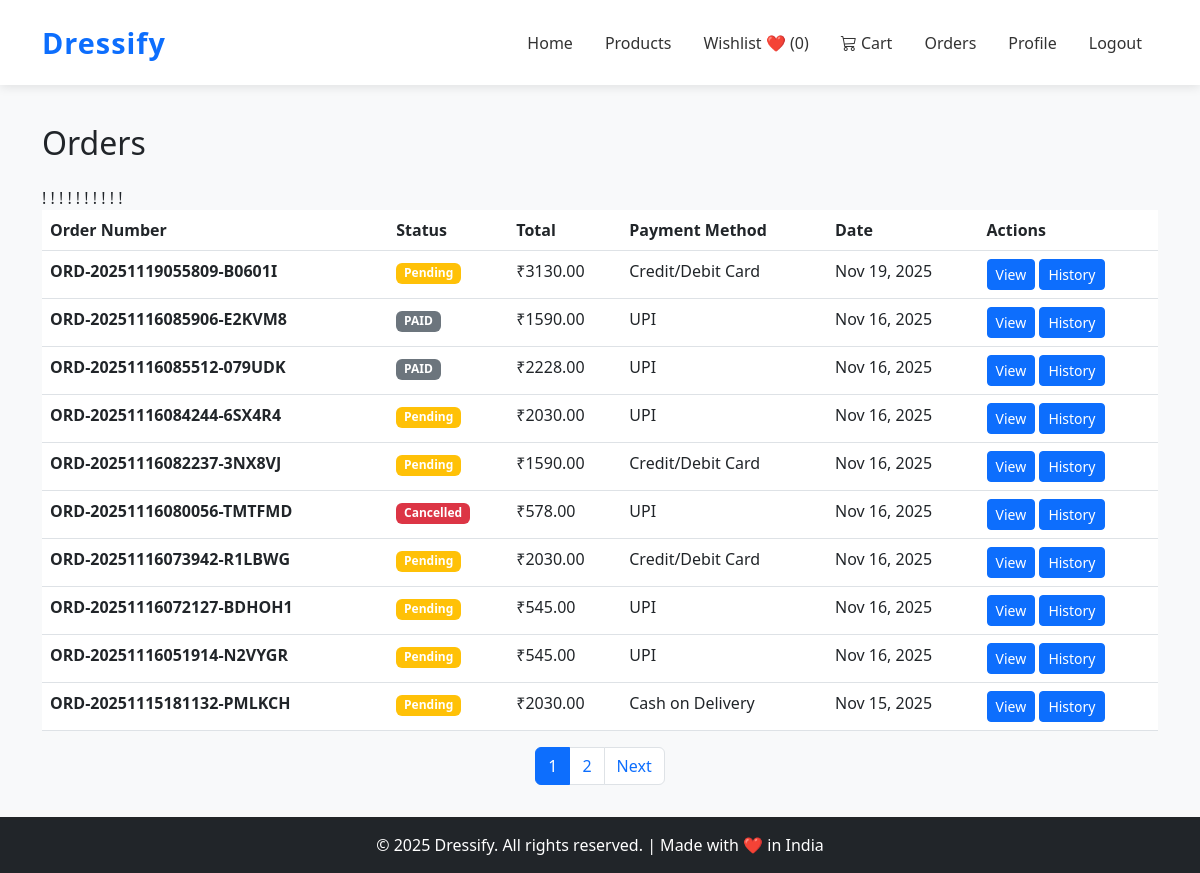
Screenshot of /orders/ (signed in) with the database file from the repository.
### orders/models.py (models this page shows, shortened)
class Order(models.Model):
    STATUS_CHOICES = [
        ('pending', 'Pending'),
        ('processing', 'Processing'),
        ('shipped', 'Shipped'),
        ('delivered', 'Delivered'),
        ('cancelled', 'Cancelled'),
        ('refunded', 'Refunded'),
    ]
    PAYMENT_METHOD_CHOICES = [
        ('cod', 'Cash on Delivery'),
        ('card', 'Credit/Debit Card'),
        ('upi', 'UPI'),
        ('netbanking', 'Net Banking'),
        ('wallet', 'Wallet'),
    ]
    user = models.ForeignKey(User, on_delete=models.CASCADE, related_name='orders')
    order_number = models.CharField(max_length=50, unique=True, editable=False)
    status = models.CharField(max_length=20, choices=STATUS_CHOICES, default='pending')
    subtotal = models.DecimalField(max_digits=10, decimal_places=2, validators=[MinValueValidator(Decimal('0.00'))])
    tax = models.DecimalField(max_digits=10, decimal_places=2, default=Decimal('0.00'), validators=[MinValueValidator(Decimal('0.00'))])
    shipping_cost = models.DecimalField(max_digits=10, decimal_places=2, default=Decimal('0.00'), validators=[MinValueValidator(Decimal('0.00'))])
    total = models.DecimalField(max_digits=10, decimal_places=2, validators=[MinValueValidator(Decimal('0.00'))])
    shipping_address = models.TextField()
    shipping_city = models.CharField(max_length=100)
    shipping_state = models.CharField(max_length=100)
    shipping_zip_code = models.CharField(max_length=20)
    shipping_country = models.CharField(max_length=100, default='India')
    shipping_phone = models.CharField(max_length=15)
    payment_method = models.CharField(max_length=20, choices=PAYMENT_METHOD_CHOICES, default='cod')
    payment_status = models.BooleanField(default=False)
    created_at = models.DateTimeField(auto_now_add=True)
    updated_at = models.DateTimeField(auto_now=True)
    class Meta:
        ordering = ['-created_at']
        indexes = [
            models.Index(fields=['order_number']),
            models.Index(fields=['user', '-created_at']),
            models.Index(fields=['status']),
        ]
    def get_status_badge_class(self):
        status_classes = {
            'pending': 'warning',
            'processing': 'info',
            'shipped': 'primary',
            'delivered': 'success',
            'cancelled': 'danger',
            'refunded': 'secondary',
        }
        return status_classes.get(self.status, 'secondary')
    def get_status_display_class(self):
        return self.get_status_badge_class()

### orders/views.py (the view)
# urls.py: path('', views.OrderListView.as_view(), name='list'),
class OrderListView(LoginRequiredMixin, View):
    template_name = 'orders/order_list.html'
    def get(self, request):
        if request.user.is_staff:
            orders = Order.objects.all().order_by('-created_at')
        else:
            orders = Order.objects.filter(user=request.user).order_by('-created_at')
        paginator = Paginator(orders, 10)
        page_obj = paginator.get_page(request.GET.get('page'))
        return render(request, self.template_name, {'orders': page_obj, 'page_title': 'Orders'})

### orders/templates/orders/Order_list.html (shortened to what this page needs)
{% extends 'base.html' %}
{% load static %}
{% block content %}
<div class="container my-5">
    <h2 class="mb-4">Orders</h2>
    {% if orders %}
    <div class="table-responsive">
        <table class="table table-hover">
            <thead>
                <tr>
                    <th>Order Number</th>
                    <th>Status</th>
                    <th>Total</th>
                    <th>Payment Method</th>
                    <th>Date</th>
                    <th>Actions</th>
                </tr>
            </thead>
            <tbody>
                {% for order in orders %}
                <tr>
                    <td><strong>{{ order.order_number }}</strong></td>
                    <td>
                        <span class="badge bg-{{ order.get_status_display_class }}">
                            {{ order.get_status_display }}
                        </span>
                    </td>
                    <td>₹{{ order.total }}</td>
                    <td>{{ order.get_payment_method_display }}</td>
                    <td>{{ order.created_at|date:"M d, Y" }}</td>
                !    <td>
                        <a href="{% url 'orders:detail' order.id %}" class="btn btn-sm btn-primary">View</a>
                        <a href="{% url 'orders:payment_history' %}" class="btn btn-sm btn-primary">History</a>
                    </td>
                </tr>
                {% endfor %}
            </tbody>
        </table>
    </div>
    {% if orders.has_other_pages %}
    <nav aria-label="Page navigation">
        <ul class="pagination justify-content-center">
            {% for num in orders.paginator.page_range %}
            {% if orders.number == num %}
            <li class="page-item active">
                <span class="page-link">{{ num }}</span>
            </li>
            {% else %}
            <li class="page-item">
                <a class="page-link" href="?page={{ num }}">{{ num }}</a>
            </li>
            {% endif %}
            {% endfor %}
            {% if orders.has_next %}
            <li class="page-item">
                <a class="page-link" href="?page={{ orders.next_page_number }}">Next</a>
            </li>
            {% endif %}
        </ul>
    </nav>
    {% endif %}
    {% else %}
    <div class="alert alert-info">
        <p class="mb-0">No orders found.</p>
    </div>
    {% endif %}
</div>
{% endblock %}

### Accounts/templates/base.html (shortened to what this page needs)
{% load static %}
<!DOCTYPE html>
<html lang="en">
<head>
    <link href="https://cdn.jsdelivr.net/npm/bootstrap@5.3.0/dist/css/bootstrap.min.css" rel="stylesheet">
    <link rel="stylesheet" href="https://cdn.jsdelivr.net/npm/bootstrap-icons@1.11.1/font/bootstrap-icons.css">
</head>
<body>
    <nav class="navbar navbar-expand-lg navbar-light">
        <div class="container">
            <a class="navbar-brand" href="{% url 'home' %}">Dressify</a>
            <div class="collapse navbar-collapse" id="navbarNav">
                <ul class="navbar-nav ms-auto align-items-center">
                    <li class="nav-item"><a class="nav-link" href="{% url 'home' %}">Home</a></li>
                    <li class="nav-item"><a class="nav-link" href="{% url 'products:product_list' %}">Products</a></li>
                    <li class="nav-item">
                        <a href="{% url 'wishlist:wishlist' %}" class="nav-link">
                            Wishlist ❤️ ({{ request.user.wishlist_items.count }})
                        </a>
                    </li>
                    <li class="nav-item position-relative">
                        <a class="nav-link" href="{% url 'cart:cart_view' %}">
                            <i class="bi bi-cart3"></i>
                            Cart
                        </a>
                    </li>
                    {% if user.is_authenticated %}
                    <li class="nav-item"><a class="nav-link" href="{% url 'orders:list' %}">Orders</a></li>
                    <li class="nav-item"><a class="nav-link" href="{% url 'profile' %}">Profile</a></li>
                    <li class="nav-item"><a class="nav-link" href="{% url 'logout' %}">Logout</a></li>
                    {% else %}
                    <li class="nav-item"><a class="nav-link" href="{% url 'login' %}">Login</a></li>
                    <li class="nav-item"><a class="nav-link" href="{% url 'register' %}">Register</a></li>
                    {% endif %}
                </ul>
            </div>
        </div>
    </nav>
    {% block content %}{% endblock %}
    <footer>
        <div class="copyright text-center">
            © 2025 Dressify. All rights reserved. | Made with ❤️ in India
        </div>
    </footer>
</body>
</html>

### Accounts/templates/base.html (style rules this page uses)
body { background-color: #f8f9fa; padding-top: 76px; }
.navbar { background-color: #ffffff !important; box-shadow: 0 2px 10px rgba(0, 0, 0, 0.1); padding: 1rem 0; position: fixed; top: 0; left: 0; right: 0; width: 100%; z-index: 1000; }
.navbar-brand { font-weight: bold; color: #0d6efd !important; font-size: 1.8rem; letter-spacing: 1px; transition: color 0.3s ease; }
.navbar-nav .nav-link { color: #333 !important; font-weight: 500; margin: 0 0.5rem; transition: color 0.3s ease; position: relative; }
.navbar-nav .nav-link::after { content: ''; position: absolute; width: 0; height: 2px; bottom: 0; left: 50%; background-color: #0d6efd; transition: all 0.3s ease; transform: translateX(-50%); }
footer { background: #212529; color: white; text-align: center; padding: 1rem 0; margin-top: -1rem; }

### rows the page displays
Order: order_number "ORD-20251119055809-B0601I", status "Pending", total "3130.00", payment_method "Credit/Debit Card", created_at "Nov 19, 2025"
Order: order_number "ORD-20251116085906-E2KVM8", status "PAID", total "1590.00", payment_method "UPI", created_at "Nov 16, 2025"
Order: order_number "ORD-20251116085512-079UDK", status "PAID", total "2228.00", payment_method "UPI", created_at "Nov 16, 2025"
Order: order_number "ORD-20251116084244-6SX4R4", status "Pending", total "2030.00", payment_method "UPI", created_at "Nov 16, 2025"
Order: order_number "ORD-20251116082237-3NX8VJ", status "Pending", total "1590.00", payment_method "Credit/Debit Card", created_at "Nov 16, 2025"
Order: order_number "ORD-20251116080056-TMTFMD", status "Cancelled", total "578.00", payment_method "UPI", created_at "Nov 16, 2025"
Order: order_number "ORD-20251116073942-R1LBWG", status "Pending", total "2030.00", payment_method "Credit/Debit Card", created_at "Nov 16, 2025"
Order: order_number "ORD-20251116072127-BDHOH1", status "Pending", total "545.00", payment_method "UPI", created_at "Nov 16, 2025"
Order: order_number "ORD-20251116051914-N2VYGR", status "Pending", total "545.00", payment_method "UPI", created_at "Nov 16, 2025"
Order: order_number "ORD-20251115181132-PMLKCH", status "Pending", total "2030.00", payment_method "Cash on Delivery", created_at "Nov 15, 2025"

### other values shown
{{ request.user.wishlist_items.count }} "0"
{{ num }} "1"
{{ num }} "2"
